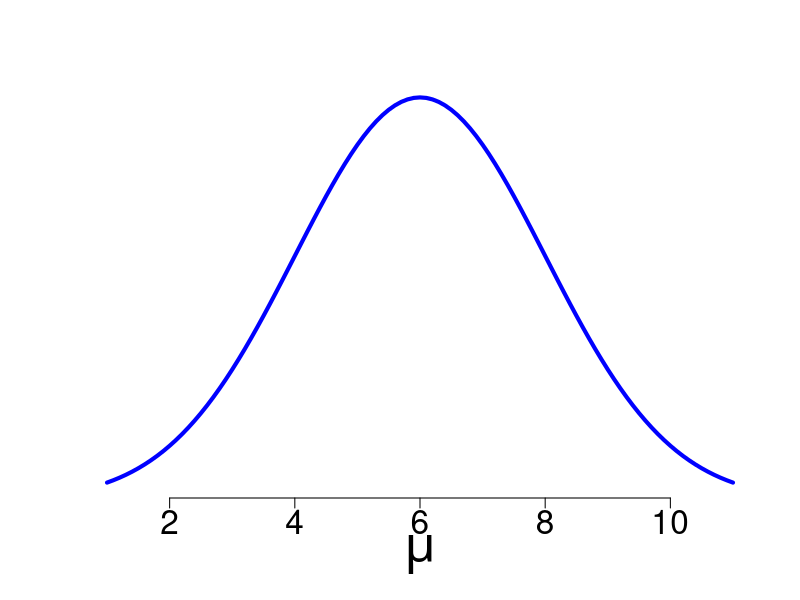
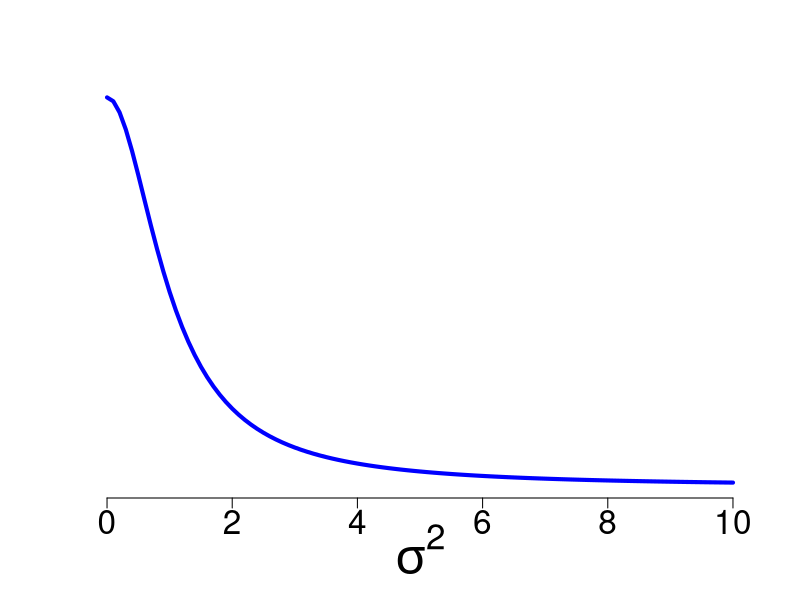

The R source for these figures, in order: (Note: this script raises an error after producing the figures.)
## ---- chunk 1

curve(dnorm(x, mean = 6, sd = 2), from = 1, to = 11, lwd = 4, col = "blue", xlab = expression(mu), ylab = "", cex.lab = 3, yaxt = "n", bty = "n", mar = rep(0, 4) + .1, cex.axis = 2)

## ---- chunk 2
curve(dcauchy(x, location = 0, scale = 1), from = 0, to = 10, lwd = 4, col = "blue", xlab = expression(sigma^2), cex.lab = 3, yaxt = "n", bty = "n", ylab = "", mar = rep(0, 4) + .1, cex.axis = 2 )
## ---- chunk 3

loadd(heights)

